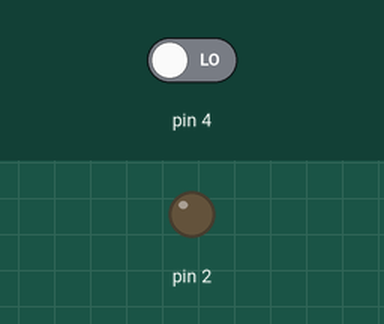
This sketch was run on a simulated Arduino Uno, built with avr-gcc and run on an emulated ATmega328P. Parts: output pins drawn as LEDs (lit = HIGH). The test bench sets the inputs (shaded band); at power-on: pin 4 LOW.

Above: at 1.2 s.
1.3 s: pin 4 driven HIGH
At 2.5 s:
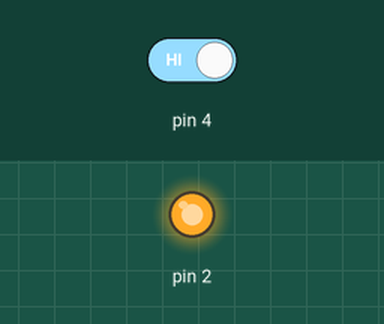
2.8 s: pin 4 driven LOW
At 3.8 s:
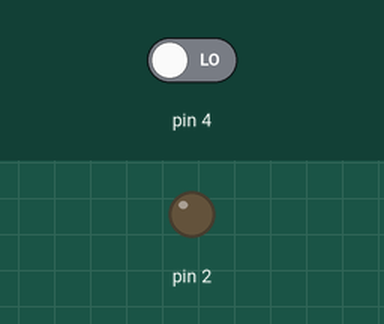
Timing chart, 0 to 5.8 s (numbered marks = the images above; inputs shaded):
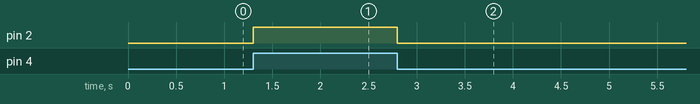

The sketch:

index.ino
```cpp
void setup() {
  pinMode(2, OUTPUT);
  pinMode(4, INPUT);
}

void loop() {
  int pin4=digitalRead(4);
  digitalWrite(2, pin4);
}
```

Measured:
- after the input at 1.3 s, pin 2: LOW → HIGH at once
- after the input at 2.8 s, pin 2: HIGH → LOW at once
